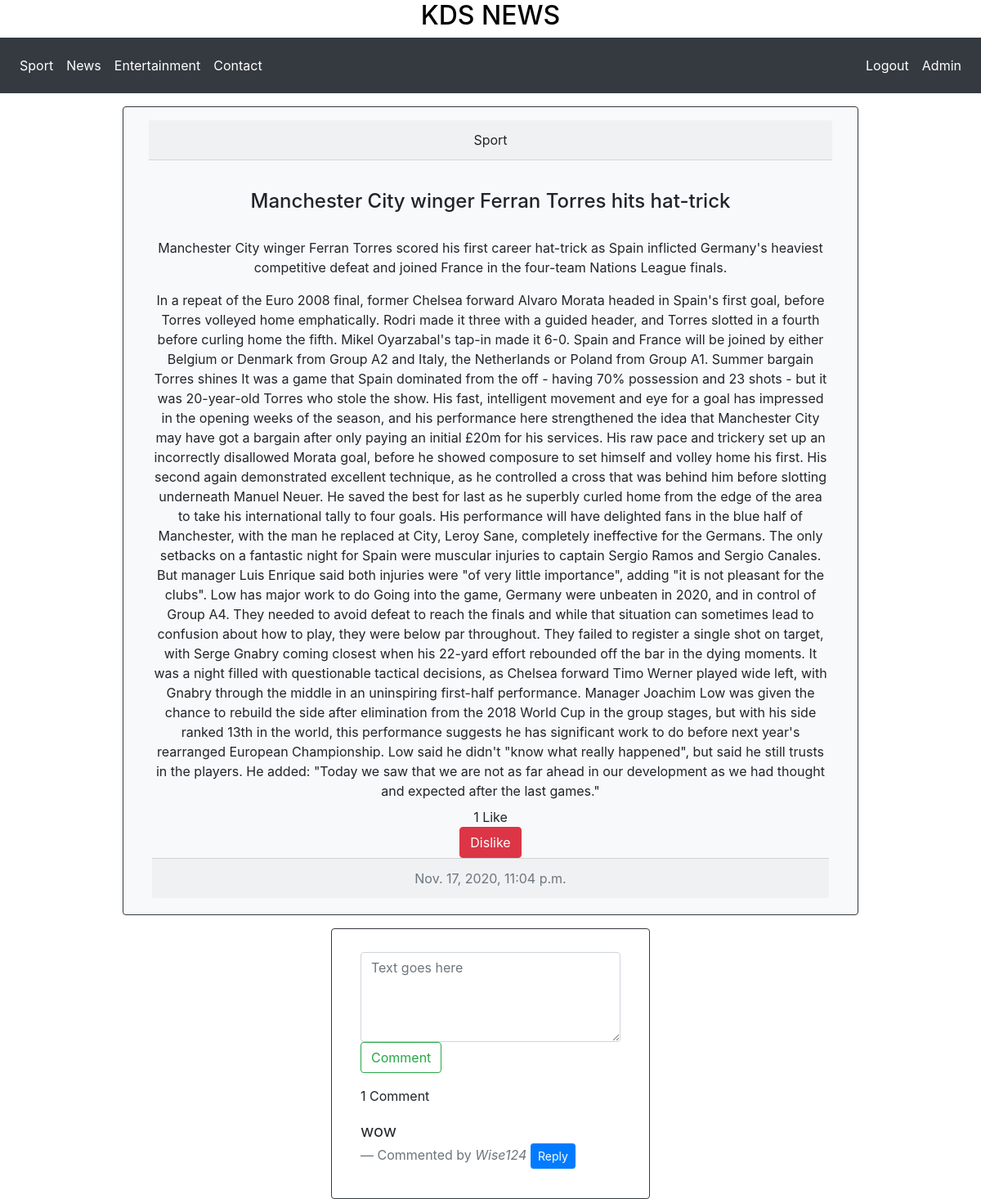
/Article/1 (signed in), run on the app's committed database.
### news/models.py (models this page shows, shortened)
class Category(models.Model):
    category_title = models.CharField(max_length=200, default="")

class Article(models.Model):
    title = models.CharField(max_length=200, unique=True)
    Brief = models.TextField(max_length = 400)
    content = models.TextField()
    created_on = models.DateTimeField(auto_now_add=True)
    article_category = models.ForeignKey(Category, on_delete=models.CASCADE)
    likes = models.ManyToManyField(User, blank=True, related_name='likes')
    def total_likes(self):
        return self.likes.count()

class Comment(models.Model):
    content = models.TextField()
    created_on = models.DateTimeField(auto_now_add=True)
    article = models.ForeignKey(Article, on_delete=models.CASCADE, null=True)
    user = models.ForeignKey(User, on_delete=models.CASCADE, null=True)
    reply = models.ForeignKey('Comment', null=True, related_name="replies", on_delete=models.CASCADE)
    class Meta:
        ordering = ['created_on']

### news/views.py (the view)
# urls.py: path('Article/<int:article_id>', Article_view, name="Article"),
@require_http_methods(["GET"])
@login_required
def Article_view(request, article_id):
    profile = get_object_or_404(Profile, user = request.user)
    article = get_object_or_404(Article, id=article_id)
    comments = Comment.objects.filter(article=article, reply=None).order_by('-id')
    categories = get_categories(profile)
    total_likes = article.total_likes()
    is_liked = True
    if(len(article.likes.all().filter(id = request.user.id)) == 0):
        is_liked = False
    context = {
        "article" : article,
        "category" : article.article_category.category_title,
        "categories": categories,
        "comments" : comments,
        "comment_form":CommentForm(),
        "total_likes" : total_likes,
        "is_liked": is_liked,
    }
    return render(request,"Article.html", context)

### news/forms.py
class CommentForm(forms.ModelForm):
    content = forms.CharField(label="", widget=forms.Textarea(attrs={'class': 'form-control', 'placeholder': 'Text goes here', 'rows':'4', 'cols':'50'}))
    class Meta:
        model = Comment
        fields = ('content',)

### news/views.py (called while the page is built)
def get_categories(profile):
    categories = profile.favourite_category.all()
    if len(categories)==0:
        categories = Category.objects.all()
    return categories

### news/templates/Article.html (shortened to what this page needs)
{% extends 'base.html' %} {% block content %}
<div class="row mb-3 mt-3">
  <div class="col-sm-9 card text-center bg-light border-dark mx-auto">
    <div class="card-header m-3">{{category}}</div>
    <div class="card-body">
      <h4 class="card-title">{{article.title}}</h4>
      <br />
      <label class="card-subtitle mb-2">{{article.Brief}}</label><br />
      <label class="card-text mt-2">{{article.content}}</label>
      <div id="like-section">{% include 'like.html' %}</div>
      <div class="card-footer text-muted">{{article.created_on}}</div>
    </div>
  </div>
</div>
<div class="card text-left col-sm-4 border-dark mx-auto overflow:auto">
  <div class="card-body">
    <div class="comment-section">{% include 'comment.html' %}</div>
  </div>
{% endblock %}

### news/templates/base.html (shortened to what this page needs)
<!DOCTYPE html>
<html lang="en">
  <head>
    <link
      rel="stylesheet"
      href="https://maxcdn.bootstrapcdn.com/bootstrap/4.0.0/css/bootstrap.min.css"
    />
    {% load static %}
    <link rel="stylesheet" href="{% static '/styles.css' %}" />
  </head>
  <body>
    <a href="{% url 'home'%}"
      ><h2 class="text-center news-name">KDS NEWS</h2></a
    >
    {% include 'Navbar.html' %}
    <div class="container-fluid">
      {% block content %} {% endblock content %}
  </body>
</html>

### news/templates/Navbar.html (shortened to what this page needs)
<nav class="navbar navbar-expand-lg navbar-dark bg-dark" >
    <div class="collapse navbar-collapse" id="navbarTogglerDemo01">
    <ul class="navbar-nav mr-auto">
        {% for category in categories %}
        <li id = "{{category.id}}"class="nav-item"><a class="nav-link" href="{% url 'Category' category.id %}">{{category.category_title}}</a></li>
        {% endfor %}
        <li class="nav-item"><a class="nav-link" href="{% url 'contact' %}">Contact</a></li>
    </ul>
    <ul class = "navbar-nav ml-auto user_btns">
        {% if is_login %}
        <li style="float:right; padding-right: 20px"><a class="nav-link" href="{% url 'signup' %}">Sign Up</a></li>
        {% elif is_signup %}
        <li style="float:right; padding-right: 20px"><a class="nav-link" href="{% url 'login' %}">Login</a></li>
        {%elif is_contact and not request.user.is_authenticated %}
        <li style="float:right; padding-right: 20px"><a class="nav-link" href="{% url 'login' %}">Login</a></li>
        <li style="float:right; padding-right: 20px"><a class="nav-link" href="{% url 'signup' %}">Sign Up</a></li>
        {% else %}
        <li id = "logout" class = "ml-auto nav-item" ><a class="nav-link" href="{% url 'logout' %}">Logout</a></li>
        <li id = "profile" class = "ml-auto nav-item" ><a class="nav-link" href="{% url 'profile-view' %}">{{ user.username}}</a></li>
        {%endif%}
    </ul>
</div>
</nav>

### news/templates/like.html (shortened to what this page needs)
{{total_likes}} Like{{total_likes|pluralize}}
{% if request.user.is_authenticated %}
    <form id="like_form">
        {% if is_liked %}
            <button type="submit" id="dislike" name="post_id" value="{{ article.id }}" class="btn btn-danger" data-url="{% url 'like_post' %}">Dislike</button>
        {% else %}
            <button type="submit" id="like" name="post_id" value="{{ article.id }}" class="btn btn-primary" data-url="{% url 'like_post' %}">Like</button>
        {% endif %}
    </form>
{% endif %}

### news/templates/comment.html (shortened to what this page needs)
        <div class="container-fluid mt-2">
            <div class="form-group row">
                <form method="post" class="comment-form" action="{% url 'add-comment' article.id %}">
                    {{comment_form}}
                    <input type="submit" id="comment_btn" class="btn btn-outline-success" value="Comment">
                </form>
            </div>
        </div>
        <p id="num-comment">{{ comments.count }} Comment{{ comments|pluralize }}</p>
        {% for comment in comments %}
        <blockquote id="main-{{comment.id}}" class="blockquote">
            <p id="content-{{comment.id}}" class="mb-0">{{comment.content}}</p>
            <footer class="blockquote-footer">Commented by <cite title="Source Title">{{comment.user}}</cite>
                <button id="btn-reply-{{comment.id}}" type="button" name="button"
                    class="btn btn-primary btn-sm reply-btn">Reply</button>
            </footer>
        </blockquote>
        {% endfor %}
    </div>
</div>

### news/static/styles.css (style rules this page uses)
.navbar a { display: block; color: white; text-align: center; padding: 14px 16px; text-decoration: none; }
.news-name { color: black; }
.navbar-dark .navbar-nav .nav-link { color: white; }

### data on the page
Category: category_title "Sport"
Category: category_title "News"
Category: category_title "Entertainment"
Article: title "Manchester City winger Ferran Torres hits hat-trick", Brief "Manchester City winger Ferran Torres scored his first career hat-trick as Spain inflicted Germany's heaviest competitive defeat and joined France in the four-team Nations League finals.", content "In a repeat of the Euro 2008 final, former Chelsea forward Alvaro Morata headed in Spain's first goal, before Torres volleyed home emphatically. Rodri made it three with a guided header, and Torres slotted in a fourth before curling home the fifth. Mikel Oyarzabal's tap-in made it 6-0. Spain and France will be joined by either Belgium or Denmark from Group A2 and Italy, the Netherlands or Poland from Group A1. Summer bargain Torres shines It was a game that Spain dominated from the off - having 70% possession and 23 shots - but it was 20-year-old Torres who stole the show. His fast, intelligent movement and eye for a goal has impressed in the opening weeks of the season, and his performance…", created_on "Nov. 17, 2020, 11:04 p.m."
Comment: content "wow", user "Wise124"

### other printed values
{{ user.username }} "Admin"
{{ total_likes }} "1"
{{ comments.count }} "1"
